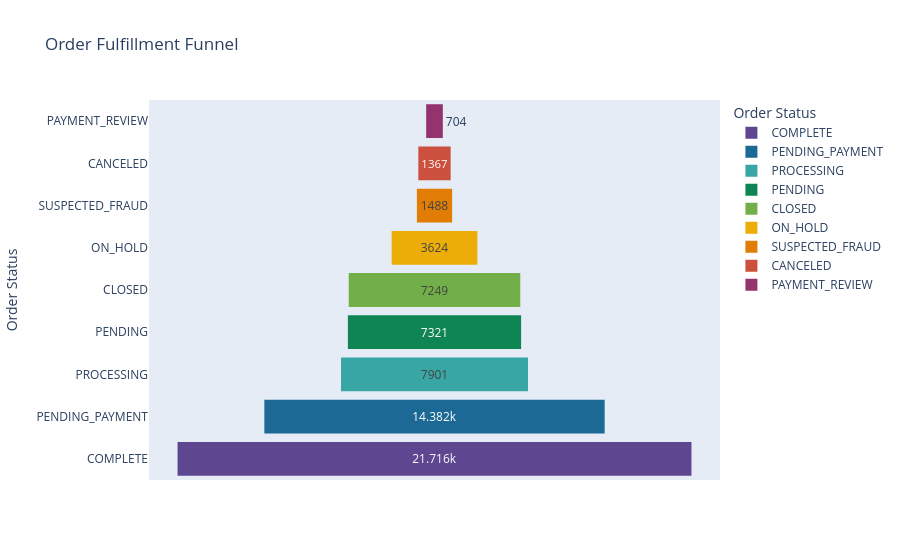

Notebook code for this chart:
### Code cell
funnel_data = df.groupby('Order Status')['Order Id'].nunique().reset_index()
funnel_data.columns = ['Order Status', 'Order Count']
funnel_data = funnel_data.sort_values(by='Order Count', ascending=False)
fig = px.funnel(funnel_data, 
                x='Order Count', 
                y='Order Status', 
                title='Order Fulfillment Funnel',
                color='Order Status',
                color_discrete_sequence=px.colors.qualitative.Prism)

fig.show()

### Figure 1 — Plotly figure (JSON) as saved in the notebook; plotly's stock layout.template omitted (floating-point values rounded to 4 significant figures)
{"data": [{"hovertemplate": "Order Status=%{y}<br>Order Count=%{x}<extra></extra>", "legendgroup": "COMPLETE", "marker": {"color": "rgb(95, 70, 144)"}, "name": "COMPLETE", "orientation": "h", "showlegend": true, "type": "funnel", "x": [21716], "xaxis": "x", "y": ["COMPLETE"], "yaxis": "y"}, {"hovertemplate": "Order Status=%{y}<br>Order Count=%{x}<extra></extra>", "legendgroup": "PENDING_PAYMENT", "marker": {"color": "rgb(29, 105, 150)"}, "name": "PENDING_PAYMENT", "orientation": "h", "showlegend": true, "type": "funnel", "x": [14382], "xaxis": "x", "y": ["PENDING_PAYMENT"], "yaxis": "y"}, {"hovertemplate": "Order Status=%{y}<br>Order Count=%{x}<extra></extra>", "legendgroup": "PROCESSING", "marker": {"color": "rgb(56, 166, 165)"}, "name": "PROCESSING", "orientation": "h", "showlegend": true, "type": "funnel", "x": [7901], "xaxis": "x", "y": ["PROCESSING"], "yaxis": "y"}, {"hovertemplate": "Order Status=%{y}<br>Order Count=%{x}<extra></extra>", "legendgroup": "PENDING", "marker": {"color": "rgb(15, 133, 84)"}, "name": "PENDING", "orientation": "h", "showlegend": true, "type": "funnel", "x": [7321], "xaxis": "x", "y": ["PENDING"], "yaxis": "y"}, {"hovertemplate": "Order Status=%{y}<br>Order Count=%{x}<extra></extra>", "legendgroup": "CLOSED", "marker": {"color": "rgb(115, 175, 72)"}, "name": "CLOSED", "orientation": "h", "showlegend": true, "type": "funnel", "x": [7249], "xaxis": "x", "y": ["CLOSED"], "yaxis": "y"}, {"hovertemplate": "Order Status=%{y}<br>Order Count=%{x}<extra></extra>", "legendgroup": "ON_HOLD", "marker": {"color": "rgb(237, 173, 8)"}, "name": "ON_HOLD", "orientation": "h", "showlegend": true, "type": "funnel", "x": [3624], "xaxis": "x", "y": ["ON_HOLD"], "yaxis": "y"}, {"hovertemplate": "Order Status=%{y}<br>Order Count=%{x}<extra></extra>", "legendgroup": "SUSPECTED_FRAUD", "marker": {"color": "rgb(225, 124, 5)"}, "name": "SUSPECTED_FRAUD", "orientation": "h", "showlegend": true, "type": "funnel", "x": [1488], "xaxis": "x", "y": ["SUSPECTED_FRAUD"], "yaxis": "y"}, {"hovertemplate": "Order Status=%{y}<br>Order Count=%{x}<extra></extra>", "legendgroup": "CANCELED", "marker": {"color": "rgb(204, 80, 62)"}, "name": "CANCELED", "orientation": "h", "showlegend": true, "type": "funnel", "x": [1367], "xaxis": "x", "y": ["CANCELED"], "yaxis": "y"}, {"hovertemplate": "Order Status=%{y}<br>Order Count=%{x}<extra></extra>", "legendgroup": "PAYMENT_REVIEW", "marker": {"color": "rgb(148, 52, 110)"}, "name": "PAYMENT_REVIEW", "orientation": "h", "showlegend": true, "type": "funnel", "x": [704], "xaxis": "x", "y": ["PAYMENT_REVIEW"], "yaxis": "y"}], "layout": {"legend": {"title": {"text": "Order Status"}, "tracegroupgap": 0}, "title": {"text": "Order Fulfillment Funnel"}, "xaxis": {"anchor": "y", "domain": [0, 1], "title": {"text": "Order Count"}}, "yaxis": {"anchor": "x", "categoryarray": ["PAYMENT_REVIEW", "CANCELED", "SUSPECTED_FRAUD", "ON_HOLD", "CLOSED", "PENDING", "PROCESSING", "PENDING_PAYMENT", "COMPLETE"], "categoryorder": "array", "domain": [0, 1], "title": {"text": "Order Status"}}}}
